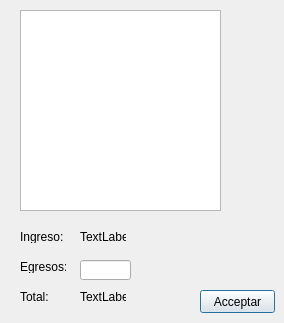
<?xml version="1.0" encoding="UTF-8"?>
<ui version="4.0">
 <class>PanConta</class>
 <widget class="QDialog" name="PanConta">
  <property name="geometry">
   <rect>
    <x>0</x>
    <y>0</y>
    <width>284</width>
    <height>323</height>
   </rect>
  </property>
  <property name="windowTitle">
   <string>Dialog</string>
  </property>
  <widget class="QTableWidget" name="tableWidget">
   <property name="geometry">
    <rect>
     <x>20</x>
     <y>10</y>
     <width>201</width>
     <height>201</height>
    </rect>
   </property>
  </widget>
  <widget class="QLabel" name="label">
   <property name="geometry">
    <rect>
     <x>20</x>
     <y>230</y>
     <width>46</width>
     <height>13</height>
    </rect>
   </property>
   <property name="text">
    <string>Ingreso:</string>
   </property>
  </widget>
  <widget class="QLabel" name="label_2">
   <property name="geometry">
    <rect>
     <x>80</x>
     <y>230</y>
     <width>46</width>
     <height>13</height>
    </rect>
   </property>
   <property name="text">
    <string>TextLabel</string>
   </property>
  </widget>
  <widget class="QPushButton" name="pushButton">
   <property name="geometry">
    <rect>
     <x>200</x>
     <y>290</y>
     <width>75</width>
     <height>23</height>
    </rect>
   </property>
   <property name="text">
    <string>Acceptar</string>
   </property>
  </widget>
  <widget class="QLabel" name="label_3">
   <property name="geometry">
    <rect>
     <x>20</x>
     <y>260</y>
     <width>46</width>
     <height>13</height>
    </rect>
   </property>
   <property name="text">
    <string>Egresos:</string>
   </property>
  </widget>
  <widget class="QLineEdit" name="lineEdit">
   <property name="geometry">
    <rect>
     <x>80</x>
     <y>260</y>
     <width>51</width>
     <height>20</height>
    </rect>
   </property>
  </widget>
  <widget class="QLabel" name="label_4">
   <property name="geometry">
    <rect>
     <x>20</x>
     <y>290</y>
     <width>46</width>
     <height>13</height>
    </rect>
   </property>
   <property name="text">
    <string>Total:</string>
   </property>
  </widget>
  <widget class="QLabel" name="label_5">
   <property name="geometry">
    <rect>
     <x>80</x>
     <y>290</y>
     <width>46</width>
     <height>13</height>
    </rect>
   </property>
   <property name="text">
    <string>TextLabel</string>
   </property>
  </widget>
 </widget>
 <resources/>
 <connections/>
</ui>
